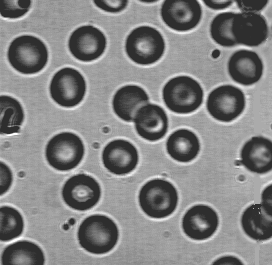
%> input picture slike_za_vjezbe/blood1.tif, 272 x 265 px
$ octave zad74.m   (GNU Octave 9; MATLAB toolbox functions it lacks are replaced by stand-ins)
%> lines starting %> are read from the running program, lines starting %| are printed output that depends on the picture
pathSlika = 'C:\Users\Igor Farszky\Desktop\FER\DOS\Labos\slike_za_vjezbe\';

img = imread(strcat(pathSlika, 'blood1.tif'));
%> img is the input picture: size 265x272 uint8; min 46, max 255, mean 129.8

[idx, c] = kmeans(im2double(img(:)), 3, 'start', [0.5:3]'/3, 'onlinephase', 'off');
%> c = [0.229; 0.601; 0.731]

c
%> c = [0.229; 0.601; 0.731]

figure(1);
imagesc(reshape(idx, size(img)));
colormap(gray);
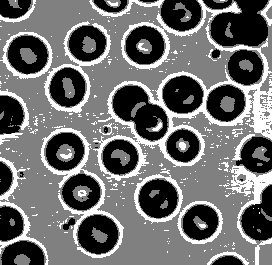
%> displayed picture: size 265x272x3, on the screen's scale of 0 to 255; min 0, max 255, mean 111.1

$ run again, with slike_za_vjezbe/testpat1.tif copied over slike_za_vjezbe/blood1.tif
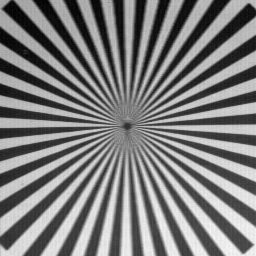
%> input picture slike_za_vjezbe/testpat1.tif, 256 x 256 px
%> img is the input picture: size 256x256 uint8; min 0, max 244, mean 124.7
%> `[idx, c] = kmeans(im2double(img(:)), 3, 'start', [0.5:3]'/3, 'onlineph..`: c = [0.19; 0.487; 0.772]
%> `colormap(gray);`:
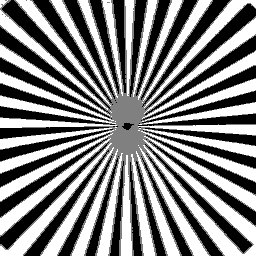
%> displayed picture: size 256x256x3, on the screen's scale of 0 to 255; min 0, max 255, mean 130.5
